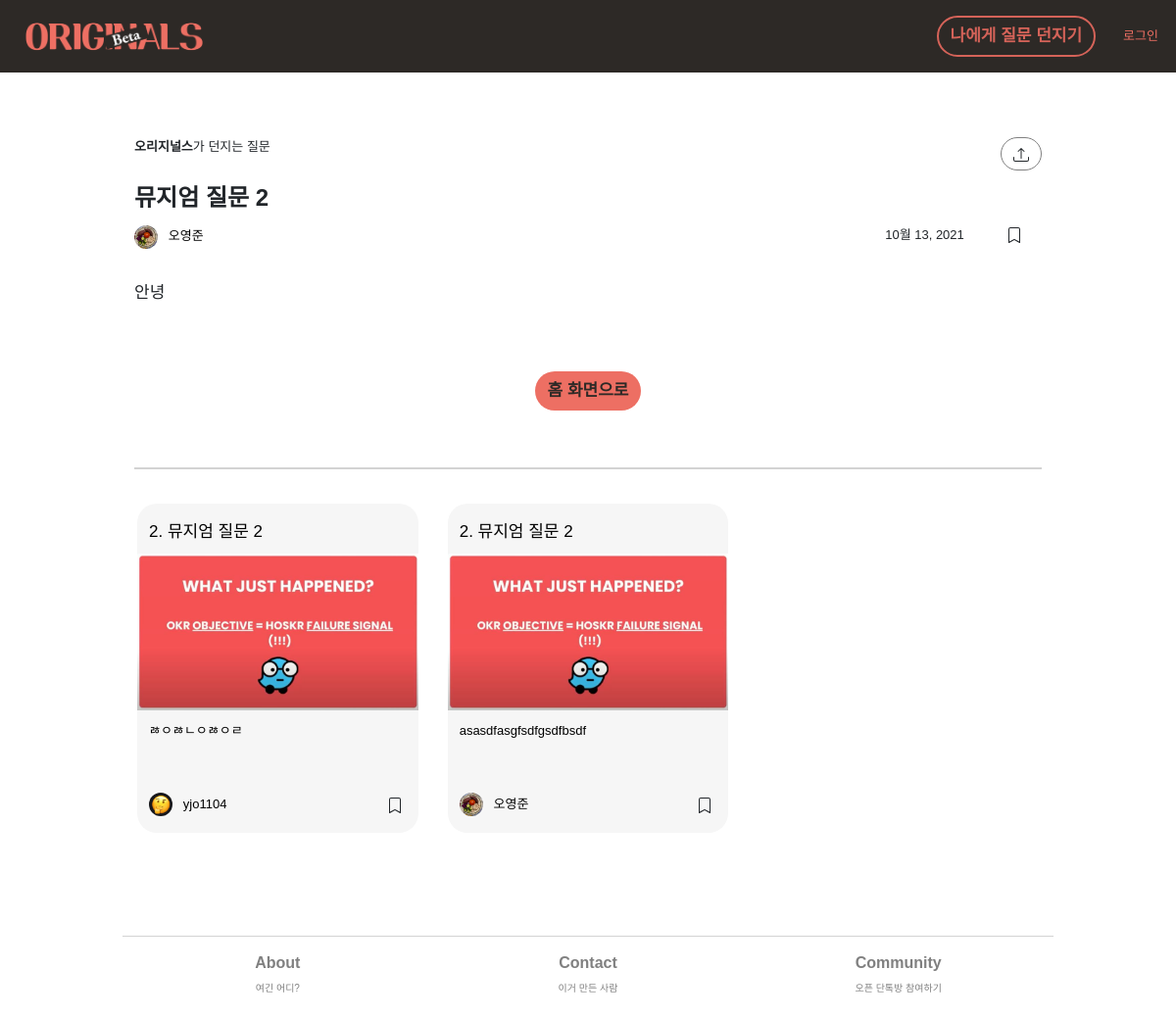
Page /originals-answer/28 on the committed database.
### main/models.py (models this page shows, shortened)
class AnswersForFromUs(models.Model):
    objects = models.Manager()
    type = models.CharField(max_length=10, default='us', blank=True)
    question_id = models.ForeignKey(QuestionsFromUs, on_delete=models.CASCADE, related_name='answerforfromus', null=False, default=None)
    author_id = models.ForeignKey(User, on_delete=models.CASCADE, related_name='answerforfromus', null=False)
    body = models.CharField(max_length=10000, blank=True) # 답변을 하지 않고 저장하는 경우--null=True 필요없나?
    image = models.ImageField(null=True, blank=True, upload_to='answer_img')
    created_at = models.DateField(auto_now_add=False)
    updated_at = models.DateField(auto_now_add=True)
    created_at_time = models.DateTimeField(auto_now_add=True, null=True, blank=True)
    is_shared = models.BooleanField(default=True)
    on_magazine = models.BooleanField(default=False)

class QuestionsFromUs(models.Model):
    objects = models.Manager()
    question_no = models.IntegerField(null=True)
    title = models.CharField(max_length = 100, blank=False)
    body = models.TextField(blank=True)
    image = models.ImageField(null=True, blank=True, upload_to="question_img")
    is_nudge = models.BooleanField(default=False)
    created_at = models.DateField(auto_now_add=True)

### member/models.py (models this page shows, shortened)
class UserInfo(models.Model):
    objects = models.Manager()
    this_user = models.OneToOneField(User, on_delete=models.CASCADE, related_name = 'userinfo', null=True, default=None) ## UserInfo가 생성될 때마다 user에게 link된다.
    real_name = models.CharField(max_length=20, blank=True, default="내 이름")
    profile_image = models.ImageField(null=True, upload_to="profile_images", default="default_psa.jpg")
    self_intro = models.CharField(max_length=140, blank=True, default="나에 대한 간단한 소개")
    slug = models.SlugField(max_length=100, allow_unicode=True, null=False, blank=False)
    persona_type = models.CharField(max_length=50, null=False)
    is_editor = models.BooleanField(default=False)
    saved_answers = models.ForeignKey(AnswersForFromUs, on_delete=models.CASCADE, related_name = 'userinfo', null=True, default=None)

### main/views.py (the view)
# urls.py: path('originals-answer/<int:ans_us_id>', views.detail_ans_us, name='originals-answer-detail'),
def detail_ans_us(request, ans_us_id):
    navbar_context = navbar(request)
    this_ans = AnswersForFromUs.objects.get(id=ans_us_id)
    this_ans_ques_no = this_ans.question_id.question_no
    if request.user.is_authenticated:
        if SavedAnswers.objects.filter(ans_us_ref=this_ans, bookmarker=request.user).exists():
            bookmarked = 'True'
        else:
            bookmarked = 'False'
        if this_ans.author_id == request.user:
            editable = 'True'
        else:
            editable = ''
    else:
        editable = ''
        bookmarked = ''
    this_question_id = QuestionsFromUs.objects.filter(question_no=this_ans_ques_no).values_list('id', flat=True)
    all_ans_us = AnswersForFromUs.objects.filter(is_shared=True, question_id=this_question_id[0]).exclude(id=ans_us_id).order_by('-created_at_time')
    pre_context = {
        'this_ans' : this_ans,
        'editable' : editable,
        'bookmarked' : bookmarked,
        'all_ans_us' : all_ans_us,
    }
    context = {**pre_context, **navbar_context}
    return render(request, 'main/D_ans_us.html', context)

### main/views.py (called while the page is built)
def navbar(request):
    if request.user.is_authenticated:
        navbar_this_user = request.user
        try:
            navbar_this_userinfo = UserInfo.objects.get(this_user=navbar_this_user)
            navbar_authenticated = 'True'
            navbar_context = {
                'navbar_authenticated' : navbar_authenticated,
                'navbar_this_user' : navbar_this_user.username,
                'navbar_this_userinfo' : navbar_this_userinfo,
            }
        except ObjectDoesNotExist:
            navbar_authenticated = 'False'
            navbar_context = {
                navbar_authenticated : navbar_authenticated,
                'navbar_this_user' : navbar_this_user.username,
            }
    else:
        navbar_authenticated = 'False'
        navbar_context = {
            'navbar_authenticated' : navbar_authenticated,
        }
    return navbar_context

### main/templates/main/D_ans_us.html (shortened to what this page needs)
{% extends 'main/base.html' %}
{% load crispy_forms_tags %}
{% block content %}
<div class="row-h-80"></div>
<div class="row">
    <div class="col-10 left">
        <div class="text-s"><span class="bolder">오리지널스</span>가 던지는 질문</div>
    </div>
    <div class="col-2 right my-auto">
        <span class="btn btn-menial" id="btn-share" onclick="Share()">
        </span>
    </div>
</div>
<div class="row">
    <div class="col text-l">
        {{this_ans.question_id.title}}
    </div>
</div>
<div class="row">
    <div class="col-5 col-md-4 text-s left my-auto">
        <a href="/profile/{{this_ans.author_id.username}}"><img class=" profile-img-list" src="{{this_ans.author_id.userinfo.profile_image.url}}">&nbsp;&nbsp;&nbsp;{{this_ans.author_id.userinfo.real_name}}</a>
    </div>
    <div class="col-5 col-md-7 text-s right">
        {{this_ans.created_at}}
    </div>
    <div class="col-2 col-md-1 text-s center">
        {% if bookmarked == 'True' %}
        <div class='bookmark-us' id='orig-ans-id-{{this_ans.id}}' onclick="BookmarkUs(id)">
            <svg class="bookmark-icon bi bi-bookmark-fill"  xmlns="http://www.w3.org/2000/svg" width="16" height="16" fill="currentColor" viewBox="0 0 16 16">
                <path d="M2 2v13.5a.5.5 0 0 0 .74.439L8 13.069l5.26 2.87A.5.5 0 0 0 14 15.5V2a2 2 0 0 0-2-2H4a2 2 0 0 0-2 2z"/>
            </svg>
        </div>
        {% else %}
        <div class='bookmark-us' id='orig-ans-id-{{this_ans.id}}' onclick="BookmarkUs(id)">
        </div>
        {% endif %}
    </div>
</div>
<div class="row-h-20"></div>
<div class="row">
    <div class="col col-lg-12 col-xs-10 text-m textbunch">
        {{this_ans.body|linebreaks}}
    </div>
</div>
<div class="row-h-40"></div>
<div class="row">
    {% if editable == 'True' %}
    <div class="col-6 right">
        <button class="btn btn-primary" onclick="location.href='/'">홈 화면으로</button>
    </div>
    <div class="col-6 left">
        <button class="btn btn-secondary" onclick="location.href='edit/{{this_ans.id}}'">수정하기</button>
    </div>
    {% else %}
    <div class="col center">
        <button class="btn btn-primary" onclick="location.href='/'">홈 화면으로</button>
    </div>
    {% endif %}
</div>
<div class="row-h-20"></div>
<div class="row-h-40 bottom-border"></div>
<div class="row ans-orig fade-in" id=''>
    {% for u in all_ans_us %}
    <div class="col-12 col-md-4">
        <div class="row align-middle">
            <div class="card card-body grid-card col ans-us-card">
                <a href="/originals-answer/{{u.id}}" id="ans-click-id-{{u.id}}" onclick="TrackClicksUs(id)">
                    <div class="row">
                        <div class="col">
                            <div class="text-m ques-title">{{u.question_id.question_no}}. {{u.question_id.title}}</div>
                        </div>
                    </div>
                    <div class="row list-img-container-row">
                        <div class="col list-img-container-col">
                            <img class='question-img-list' src="{{u.image.url}}"/>
                        </div>
                    </div>
                    <div class="row">
                        <div class="col">
                            <div class='text-s link textbunch truncate'>{{u.body}}</div>
                        </div>
                    </div>
                </a>
                <div class="row">
                    <div class="col-10 my-auto text-s left">
                        <a href='/profile/{{u.author_id.username}}'><img class='profile-img-list' src='{{u.author_id.userinfo.profile_image.url}}'/>&nbsp;&nbsp;&nbsp;{{u.author_id.userinfo.real_name}}</a>
                    </div>
                    <div class="col-2 my-auto text-center">
                        {% if u.id in list__us_saved_by_user %}
                        <div class='bookmark-orig' id='us-ans-id-{{u.id}}' onclick="BookmarkUs(id)">
                            <svg class="bookmark-icon bi bi-bookmark-fill"  xmlns="http://www.w3.org/2000/svg" width="16" height="16" fill="currentColor" viewBox="0 0 16 16">
                                <path d="M2 2v13.5a.5.5 0 0 0 .74.439L8 13.069l5.26 2.87A.5.5 0 0 0 14 15.5V2a2 2 0 0 0-2-2H4a2 2 0 0 0-2 2z"/>
                                </svg>
                        </div>
                        {% else %}
                        <div class='bookmark-orig' id='us-ans-id-{{u.id}}' onclick="BookmarkUs(id)">
                        </div>
                        {% endif %}
                    </div>
                </div>
            </div>
        </div>
    </div>
    {% endfor %}
</div>
{% endblock %}

### static/base.css (style rules this page uses)
a { text-decoration: none !important; color: black !important; }
body { font-family : 'NanumSquare', sans-serif !important; min-height: 100vh; display: flex; flex-direction: column; }
.row { margin-top: 10px !important; }
.row-h-20 { height: 20px; }
.row-h-40 { height: 40px; }
.row-h-80 { height: 80px; }
.bottom-border { border-bottom : 2px lightgray solid; }
.grid-card { margin : 15px !important; border-radius: 20px !important; border-color: transparent !important; background-color: #F6F6F6 !important; padding-right: 11px !important ; padding-left: 11px !important ; padding-top: 5px !important; transition: transform 100ms cubic-bezier(.877, .079, .123, .985), -webkit-transform 100ms cubic-bezier(.877, .079, .123, .985); }
.right { text-align: right; }
.left { text-align: left; }
.center { text-align: center; }
.btn { border-radius : 100px !important; }
.btn-primary { background-color: #ed6f63 !important; border-color: transparent !important; color: #2D2926 !important; font-size: 1.063rem !important; font-weight: 800 !important; }
.btn-menial { background-color: transparent !important; border : 1px grey solid !important; font-size: 0.813rem !important; }
.text-l { font-size: 1.5rem; font-weight: 800; }
.text-m { font-size: 1.063rem; }
.text-s { font-size: 0.813rem; }
.textbunch { line-height: 1.75; }
.bolder { font-weight: 800; }
.truncate { overflow: hidden; height : 4rem; }
.profile-img-list { height: 1.5rem; width: auto; border-radius: 50px; }
.question-img-list { width: 100%; }
.list-img-container-row { height: 10rem; overflow: hidden; display: flex; align-items: center; justify-content: center; margin-right: 0px; margin-left: 0px; }
.list-img-container-col { padding-right: 0px !important; padding-left: 0px !important; }
.bookmark-icon { cursor: pointer; }
.fade-in { animation: fadein 1s; }

### rows in the picture
AnswersForFromUs: question_id "뮤지엄 질문 2", author_id.userinfo.profile_image (picture), author_id.userinfo.real_name "오영준", created_at "10월 13, 2021", body "안녕"
AnswersForFromUs: question_id.question_no "2", question_id "뮤지엄 질문 2", image (picture), body "ㅀㅇㅀㄴㅇㅀㅇㄹ", author_id.userinfo.profile_image (placeholder picture), author_id.userinfo.real_name "yjo1104"
AnswersForFromUs: question_id.question_no "2", question_id "뮤지엄 질문 2", image (picture), body "asasdfasgfsdfgsdfbsdf", author_id.userinfo.profile_image (picture), author_id.userinfo.real_name "오영준"
